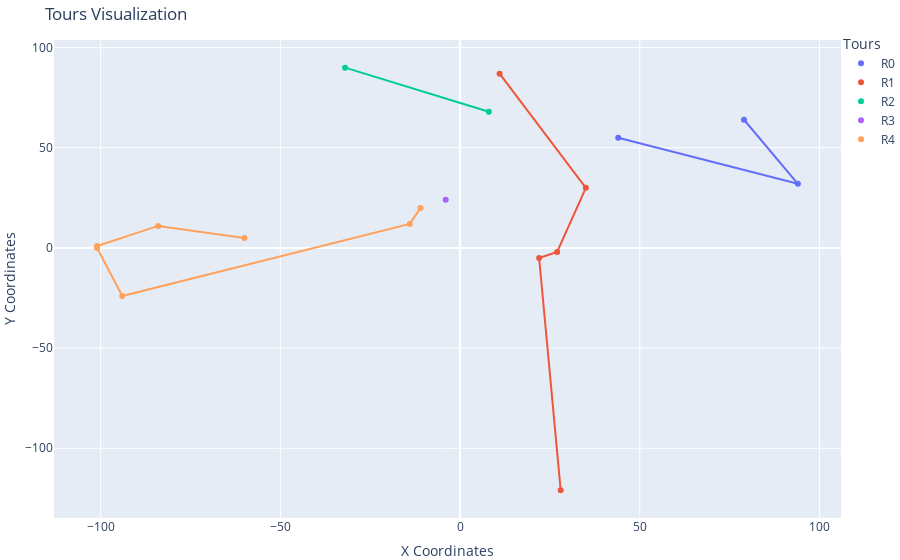

Here is the notebook cell this chart was saved with:
### Code cell
importlib.reload(f)
fig = f.plot_tours(tours, coordinates)
fig.show()

### Figure 1 — Plotly figure (JSON) as saved in the notebook; plotly's stock layout.template omitted (floating-point values rounded to 4 significant figures)
{"data": [{"marker": {"color": "#636EFA"}, "mode": "markers", "name": "R0", "type": "scatter", "x": [79, 94, 44], "y": [64, 32, 55]}, {"line": {"color": "#636EFA"}, "mode": "lines", "showlegend": false, "type": "scatter", "x": [79, 94, 44], "y": [64, 32, 55]}, {"marker": {"color": "#EF553B"}, "mode": "markers", "name": "R1", "type": "scatter", "x": [11, 35, 27, 22, 28], "y": [87, 30, -2, -5, -121]}, {"line": {"color": "#EF553B"}, "mode": "lines", "showlegend": false, "type": "scatter", "x": [11, 35, 27, 22, 28], "y": [87, 30, -2, -5, -121]}, {"marker": {"color": "#00CC96"}, "mode": "markers", "name": "R2", "type": "scatter", "x": [8, -32], "y": [68, 90]}, {"line": {"color": "#00CC96"}, "mode": "lines", "showlegend": false, "type": "scatter", "x": [8, -32], "y": [68, 90]}, {"marker": {"color": "#AB63FA"}, "mode": "markers", "name": "R3", "type": "scatter", "x": [-4], "y": [24]}, {"line": {"color": "#AB63FA"}, "mode": "lines", "showlegend": false, "type": "scatter", "x": [-4], "y": [24]}, {"marker": {"color": "#FFA15A"}, "mode": "markers", "name": "R4", "type": "scatter", "x": [-11, -14, -94, -101, -101, -84, -60], "y": [20, 12, -24, 0, 1, 11, 5]}, {"line": {"color": "#FFA15A"}, "mode": "lines", "showlegend": false, "type": "scatter", "x": [-11, -14, -94, -101, -101, -84, -60], "y": [20, 12, -24, 0, 1, 11, 5]}], "layout": {"legend": {"bgcolor": "rgba(255, 255, 255, 0.5)", "title": {"text": "Tours"}, "x": 1, "xanchor": "left", "y": 1.02, "yanchor": "top"}, "margin": {"b": 0, "l": 0, "r": 0, "t": 40}, "title": {"text": "Tours Visualization"}, "xaxis": {"title": {"text": "X Coordinates"}}, "yaxis": {"title": {"text": "Y Coordinates"}}}}
